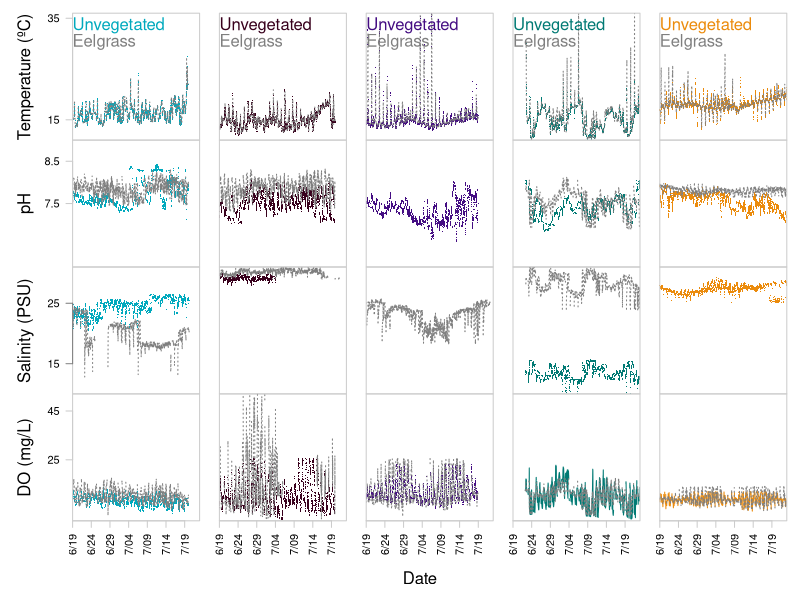

The R script that drew this image:
## ---- chunk 1
knitr::opts_chunk$set(echo = TRUE)
## ---- chunk 2
sessionInfo()
## ---- chunk 3
pHData <- read.csv("2018-11-18-pH-Tide-Data-Corrected.csv", header = TRUE, na.strings = "NA")
pHData <- pHData[, -1] #Remove first column of redundant values
head(pHData)
## ---- chunk 4
DOData <- read.csv("2018-11-18-DO-Tide-Data-Corrected.csv", header = TRUE, na.strings = "NA")
DOData <- DOData[, -1] #Remove first column of redundant values
head(DOData)
## ---- chunk 5
salinityData <- read.csv("2018-11-18-Salinity-Tide-Data-Corrected.csv", header = TRUE, na.strings = "NA")
salinityData <- salinityData[, -1] #Remove first column of redundant values
head(salinityData)
## ---- chunk 6
temperatureData <- read.csv("2018-11-18-Temperature-Corrected.csv", header = TRUE, na.strings = "NA")
temperatureData <- temperatureData[, -1] #Remove first column of redundant values
head(temperatureData)
## ---- chunk 7
pHMin <- as.integer((min(pHData[, -c(1:3, 13:17)], na.rm = TRUE))) #Calculate minimum
pHMax <- as.integer((max(pHData[, -c(1:3, 13:17)], na.rm = TRUE))+1) #Calculate maximum
pHRange <- c(pHMin, pHMax) #Create range values
## ---- chunk 8
DOMin <- as.integer((min(DOData[, -c(1:3, 14:18)], na.rm = TRUE)))
DOMax <- as.integer((max(DOData[, -c(1:3, 14:18)], na.rm = TRUE)))
DORange <- c(DOMin, DOMax)
## ---- chunk 9
salinityMin <- as.integer((min(salinityData[, -c(1:3, 12:16)], na.rm = TRUE)))
salinityMax <- as.integer((max(salinityData[, -c(1:3, 12:16)], na.rm = TRUE)))
salinityRange <- c(salinityMin, salinityMax)
## ---- chunk 10
temperatureMin <- as.integer((min(temperatureData[, -c(1:2, 13)], na.rm = TRUE)))
temperatureMax <- as.integer((max(temperatureData[, -c(1:2, 13)], na.rm = TRUE)))
temperatureRange <- c(temperatureMin, temperatureMax)
## ---- chunk 11
temperatureAxisDates <- c("6/19", "6/24", "6/29", "7/04", "7/09", "7/14", "7/19") #Isolate dates for x-axis
## ---- chunk 12
#pdf("2018-11-20-Environmental-Data-Line-Graph.pdf", width = 11, height = 8.5) #Save as a new file

par(mfrow = c(4, 5), oma = c(6, 4, 1, 1), mar = c(0, 1.5, 0, 0)) #Create a 4x5 multipanel plot, filling in the rows first. Add space along certain outer and inner margins.

#Temperature
plot(temperatureData$CIB, xaxs = "i", yaxs = "i", axes = F, ann = F, xlim = c(1, 4896), ylim = temperatureRange, pch = 16, cex = 0.2, col = "#00A9BD") #Case Inlet bare
lines(temperatureData$CIE, lty = 3, col = "grey50") #Case Inlet eelgrass
mtext(side = 3, line = -1.5, adj = 0, text = "Unvegetated", cex = 1, col = "#00A9BD") #Add habitat specificiation name. Use adj = 1 to left-justify the text
mtext(side = 3, line = -2.75, adj = 0, text = "Eelgrass", cex = 1, col = "grey50") #Add habitat specificiation name. Use adj = 1 to left-justify the text
box(col = "grey80")
axis(side = 2, las = 1, at = c(15, 35), col = "grey80") #Put the axis labels at the values specified
mtext(side = 2, line = 3, "Temperature (ºC)") #Add environmental variable indication

plot(temperatureData$FBB, xaxs = "i", yaxs = "i", axes = F, ann = F, ylim = temperatureRange, pch = 16, cex = 0.2, col = "#38001C") #Fidalgo Bay bare
lines(temperatureData$FBE, lty = 3, col = "grey50") #Eelgrass
mtext(side = 3, line = -1.5, adj = 0, text = "Unvegetated", cex = 1, col = "#38001C") #Add habitat specificiation name. Use adj = 1 to left-justify the text
mtext(side = 3, line = -2.75, adj = 0, text = "Eelgrass", cex = 1, col = "grey50") #Add habitat specificiation name. Use adj = 1 to left-justify the text
box(col = "grey80")

plot(temperatureData$PGB, xaxs = "i", yaxs = "i", axes = F, ann = F, ylim = temperatureRange, pch = 16, cex = 0.2, col = "#440D82") #Port Gamble bare
lines(temperatureData$PGE, lty = 3, col = "grey50") #Eelgrass
mtext(side = 3, line = -1.5, adj = 0, text = "Unvegetated", cex = 1, col = "#440D82") #Add habitat specificiation name. Use adj = 1 to left-justify the text
mtext(side = 3, line = -2.75, adj = 0, text = "Eelgrass", cex = 1, col = "grey50") #Add habitat specificiation name. Use adj = 1 to left-justify the text
box(col = "grey80")

plot(temperatureData$SKB, xaxs = "i", yaxs = "i", axes = F, ann = F, ylim = temperatureRange, pch = 16, cex = 0.2, col = "#017A74") #Skokomish River bare
lines(temperatureData$SKE, lty = 3, col = "grey50") #Eelgrass
mtext(side = 3, line = -1.5, adj = 0, text = "Unvegetated", cex = 1, col = "#017A74") #Add habitat specificiation name. Use adj = 1 to left-justify the text
mtext(side = 3, line = -2.75, adj = 0, text = "Eelgrass", cex = 1, col = "grey50") #Add habitat specificiation name. Use adj = 1 to left-justify the text
box(col = "grey80")

plot(temperatureData$WBB, xaxs = "i", yaxs = "i", axes = F, ann = F, ylim = temperatureRange, pch = 16, cex = 0.2, col = "#EB8B0C") #Willapa Bay bare
lines(temperatureData$WBE, lty = 3, col = "grey50") #Eelgrass
mtext(side = 3, line = -1.5, adj = 0, text = "Unvegetated", cex = 1, col = "#EB8B0C") #Add habitat specificiation name. Use adj = 1 to left-justify the text
mtext(side = 3, line = -2.75, adj = 0, text = "Eelgrass", cex = 1, col = "grey50") #Add habitat specificiation name. Use adj = 1 to left-justify the text
box(col = "grey80")

#pH data
plot(pHData$CIB.pH, xaxs = "i", yaxs = "i", axes = F, ann = F, ylim = pHRange, pch = 16, cex = 0.2, col = "#00A9BD") #Case Inlet bare
lines(pHData$CIE.pH, lty = 3, col = "grey50") #Eelgrass
box(col = "grey80")
axis(side = 2, las = 1, at = c(7.5, 8.5), col = "grey80") #Put the axis labels at the values specified
mtext(side = 2, line = 3, "pH") #Add environmental variable indication

plot(pHData$FBB.pH, xaxs = "i", yaxs = "i", axes = F, ann = F, ylim = pHRange, pch = 16, cex = 0.2, col = "#38001C") #Fidalgo Bay bare
lines(pHData$FBE.pH, lty = 3, col = "grey50") #Eelgrass
box(col = "grey80")

plot(pHData$PGB.pH, xaxs = "i", yaxs = "i", axes = F, ann = F, ylim = pHRange, pch = 16, cex = 0.2, col = "#440D82") #Port Gamble bare
box(col = "grey80")

plot(pHData$SKB.pH, xaxs = "i", yaxs = "i", axes = F, ann = F, ylim = pHRange, pch = 16, cex = 0.2, col = "#017A74") #Skokomish River bare
lines(pHData$SKE.pH, lty = 3, col = "grey50") #Eelgrass
box(col = "grey80")

plot(pHData$WBB.pH, xaxs = "i", yaxs = "i", axes = F, ann = F, ylim = pHRange, pch = 16, cex = 0.2, col = "#EB8B0C") #Willapa Bay bare
lines(pHData$WBE.pH, lty = 3, col = "grey50") #Eelgrass
box(col = "grey80")

#Salinity
plot(salinityData$CIB.Salinity, xaxs = "i", yaxs = "i", axes = F, ann = F, ylim = salinityRange, pch = 16, cex = 0.2, col = "#00A9BD") #Case Inlet bare
lines(salinityData$CIE.Salinity, lty = 3, col = "grey50") #Eelgrass
box(col = "grey80")
axis(side = 2, las = 1, at = c(15, 25), col = "grey50") #Put the axis labels at the values specified
mtext(side = 2, line = 3, "Salinity (PSU)") #Add environmental variable indication

plot(salinityData$FBB.Salinity, xaxs = "i", yaxs = "i", axes = F, ann = F, ylim = salinityRange, pch = 16, cex = 0.2, col = "#38001C") #Fidalgo Bay bare
lines(salinityData$FBE.Salinity, lty = 3, col = "grey50") #Eelgrass
box(col = "grey80")

plot(salinityData$PGE.Salinity, type = "l", lty = 3, xaxs = "i", yaxs = "i", axes = F, ann = F, ylim = salinityRange, col = "grey80") #Port Gamble Bay bare
lines(salinityData$PGE.Salinity, lty = 3, col = "grey50") #Eelgrass
box(col = "grey80")

plot(salinityData$SKB.Salinity, xaxs = "i", yaxs = "i", axes = F, ann = F, ylim = salinityRange, pch = 16, cex = 0.2, col = "#017A74") #Skokomish River bare
lines(salinityData$SKE.Salinity, lty = 3, col = "grey50") #Eelgrass
box(col = "grey80")

plot(salinityData$WBB.Salinity, xaxs = "i", yaxs = "i", axes = F, ann = F, ylim = salinityRange, pch = 16, cex = 0.2, col = "#EB8B0C") #Willapa Bay bare
box(col = "grey80")

#Dissolved oxygen
plot(DOData$CIB.DO, xaxs = "i", yaxs = "i", axes = F, ann = F, ylim = DORange, pch = 16, cex = 0.2, col = "#00A9BD") #Case Inlet bare
lines(DOData$CIE.DO, lty = 3, col = "grey50") #Eelgrass
box(col = "grey80")
axis(side = 2, las = 1, at = c(25, 45), col = "grey80") #Put the axis labels at the values specified
mtext(side = 2, line = 3, "DO (mg/L)") #Add environmental variable indication
axis(side = 1, at = seq(from = 1, to = length(temperatureData$Date), by = 144*5), lab = temperatureAxisDates, las = 3, col = "grey80") #Make x-axis

plot(DOData$FBB.DO, xaxs = "i", yaxs = "i", axes = F, ann = F, ylim = DORange, pch = 16, cex = 0.2, col = "#38001C") #Fidalgo Bay bare
lines(DOData$FBE.DO, lty = 3, col = "grey50") #Eelgrass
box(col = "grey80")
axis(side = 1, at = seq(from = 1, to = length(temperatureData$Date), by = 144*5), lab = temperatureAxisDates, las = 3, col = "grey80") #Make x-axis

plot(DOData$PGB.DO, xaxs = "i", yaxs = "i", axes = F, ann = F, ylim = DORange, pch = 16, cex = 0.2, col = "#440D82") #Port Gamble bare
lines(DOData$PGE.DO, lty = 3, col = "grey50") #Eelgrass
box(col = "grey80")
axis(side = 1, at = seq(from = 1, to = length(temperatureData$Date), by = 144*5), lab = temperatureAxisDates, las = 3, col = "grey80") #Make x-axis

plot(DOData$SKB.DO, type = "l", xaxs = "i", yaxs = "i", axes = F, ann = F, ylim = DORange, pch = 16, cex = 0.2, col = "#017A74") #Skokomish River bare
lines(DOData$SKE.DO, lty = 3, col = "grey50") #Eelgrass
box(col = "grey80")
axis(side = 1, at = seq(from = 1, to = length(temperatureData$Date), by = 144*5), lab = temperatureAxisDates, las = 3, col = "grey80") #Make x-axis

plot(DOData$WBB.DO, type = "l", xaxs = "i", yaxs = "i", axes = F, ann = F, ylim = DORange, pch = 16, cex = 0.2, col = "#EB8B0C") #Willapa Bay bare
lines(DOData$WBE.DO, lty = 3, col = "grey50") #Eelgrass
box(col = "grey80")
axis(side = 1, at = seq(from = 1, to = length(temperatureData$Date), by = 144*5), lab = temperatureAxisDates, las = 2, col = "grey80") #Make x-axis

mtext(side = 1, outer = TRUE, line = 4, "Date") #Add x-axis label

#dev.off()
